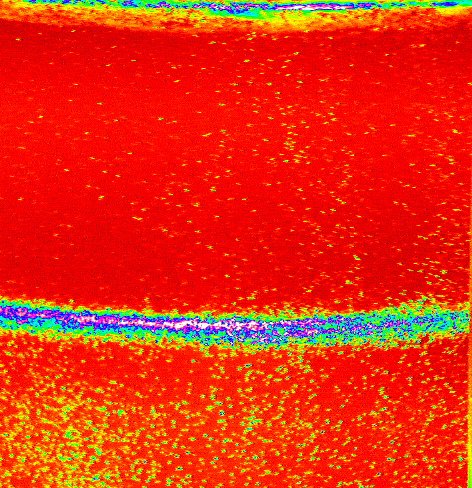
%> input picture MatPIV 1.7/Demo1/im04.bmp, 472 x 488 px
$ octave --eval "result = readmyimage('../Demo1/im04.bmp');"   (GNU Octave 9; MATLAB toolbox functions it lacks are replaced by stand-ins)
%> lines starting %> are read from the running program, lines starting %| are printed output that depends on the picture
function [out]=readmyimage(im)
%> called with im = '../Demo1/im04.bmp'
% READMYIMAGE - helper function for reading images into MatPIV
%
% image=readmyimage('filename');
% This function is a very basic wrapper-function for reading images for use
% with MatPIV and MatPTV. The function basically removes the need for the
% Image Processing Toolbox
%
% Example: im=readmyimage('im04.bmp');
%
% SEE ALSO: MRGB2GRAY, RGB2GRAY, IND2GRAY, IND2RGB

imf=imfinfo(im);
[a,p]=imread(im);
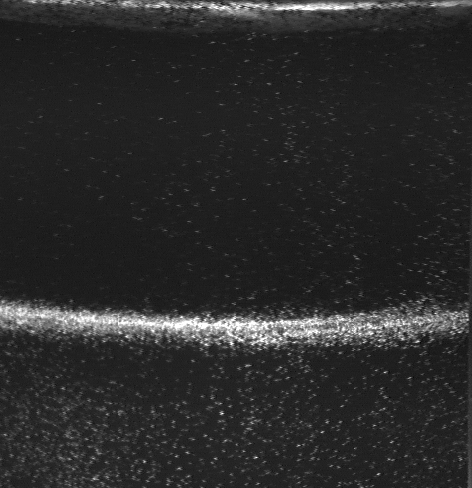
%> a: size 488x472 uint8; min 2, max 255, mean 43.1
%> p = 256 rows, first 12: [0 0 0; 0.0314 0 0; 0.0627 0 0; 0.0941 0 0; 0.125 0 0; 0.157 0 0; 0.188 0 0; 0.22 0 0; 0.251 0 0; 0.282 0 0; 0.314 0 0; 0.345 0 0]
wasuint8=isa(a,'uint8');
%> wasuint8 = true
wasuint16=isa(a,'uint16');
%> wasuint16 = false

if strcmp(imf.ColorType,'indexed')
    out=255*rgbconvert(ind2rgb(a,p));
elseif strcmp(imf.ColorType,'truecolor') %RGB images
    out=255*rgbconvert(a);
elseif strcmp(imf.ColorType,'grayscale')
    out=a;
else
    out=[];
    disp('Image color type not recognized');
end
if wasuint8 % change back to uint8 if that was the input
  out=uint8(out);
elseif wasuint16
  out=uint8(out);
end

function [im]=rgbconvert(im)
% Helper code copied from mrgb2gray
% Returns a double, regardless of input
im=double(im);
[sx,sy,sz]=size(im);
%> sx = 488; sy = 472; sz = 3
im=reshape(im,sx*sy,sz); %put image in an M*N by 3 array
im=im*[0.3 0.59 0.11]'; % multiply the weights, 0.3*R, 0.59*G, 0.11*B
im=reshape(im,sx,sy); % reshape the image back to correct size
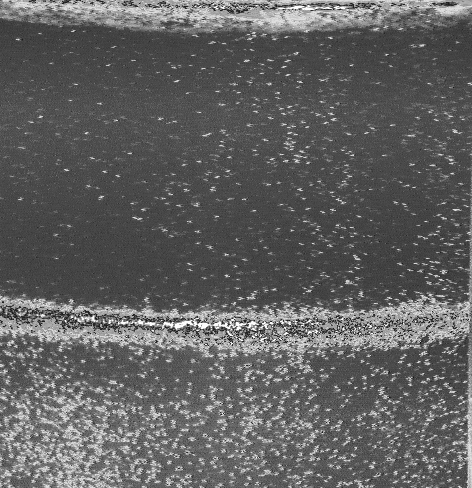
%> im: size 488x472 double; min 0.0188, max 0.992, mean 0.382

$ run again, on MatPIV 1.7/Demo1/woco.bmp
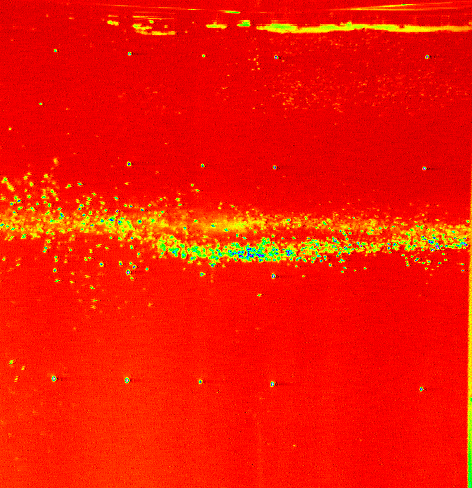
%> input picture MatPIV 1.7/Demo1/woco.bmp, 472 x 488 px
%> in readmyimage, `[a,p]=imread(im);`:
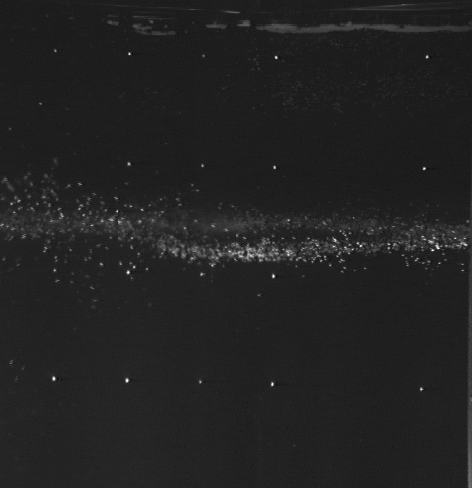
%> a: size 488x472 uint8; min 3, max 255, mean 34.2
%> p = 256 rows, first 12: [0 0 0; 0.0314 0 0; 0.0627 0 0; 0.0941 0 0; 0.125 0 0; 0.157 0 0; 0.188 0 0; 0.22 0 0; 0.251 0 0; 0.282 0 0; 0.314 0 0; 0.345 0 0]
%> in rgbconvert, `im=reshape(im,sx,sy);`:
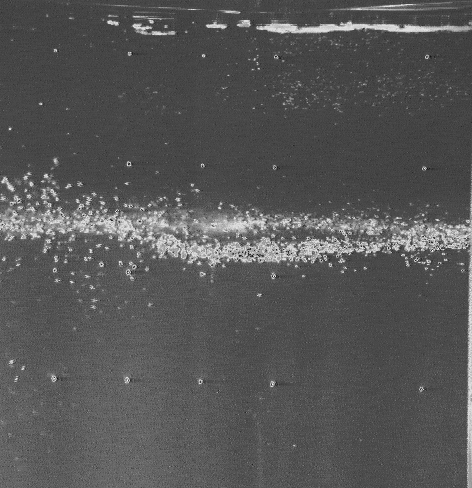
%> im: size 488x472 double; min 0.0282, max 0.992, mean 0.34
